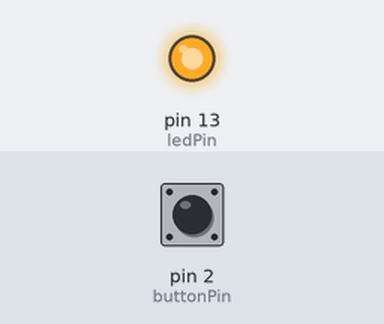
Bench run of a sketch on a simulated Arduino Uno, built with avr-gcc and run on an emulated ATmega328P. Shown: output pins drawn as LEDs (lit = HIGH). The test bench sets the inputs (shaded band); at power-on: pin 2 (buttonPin) LOW.

Above: at 1.2 s.
1.3 s: pin 2 (buttonPin) pulled HIGH for 0.15 s
At 1.37 s:
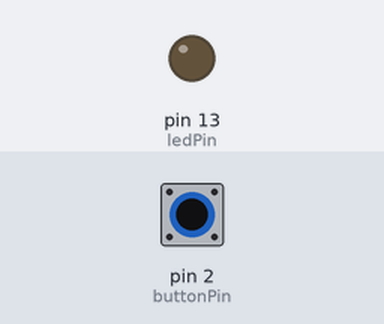
2.9 s: pin 2 (buttonPin) pulled HIGH for 3.2 s
At 7.1 s:
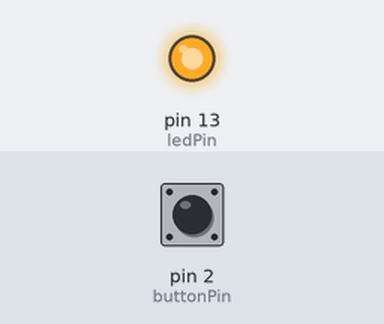
Timing chart, 0 to 8.6 s (numbered marks = the images above; inputs shaded):
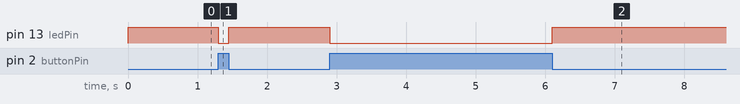

Measured:
- after the input at 1.3 s, pin 13 (ledPin): HIGH → LOW at once, → HIGH 0.15 s later
- after the input at 2.9 s, pin 13 (ledPin): HIGH → LOW at once, → HIGH 3.2 s later

The sketch:

miniReed.ino
```cpp
const int buttonPin = 2;     // the number of the pushbutton pin
const int ledPin =  13;      // the number of the LED pin

// variables will change:
int buttonState = 0;         // variable for reading the pushbutton status

void setup() {
  // initialize the LED pin as an output:
  pinMode(ledPin, OUTPUT);
  // initialize the miniReed pin as an input:
  pinMode(buttonPin, INPUT);
}

void loop(){
  // read the state of the mini reed :
  buttonState = digitalRead(buttonPin);
  if (buttonState == HIGH) {
    // turn LED off:
    digitalWrite(ledPin, LOW);
  }
  else {
    // turn LED on:
    digitalWrite(ledPin, HIGH);
  }
}
```
